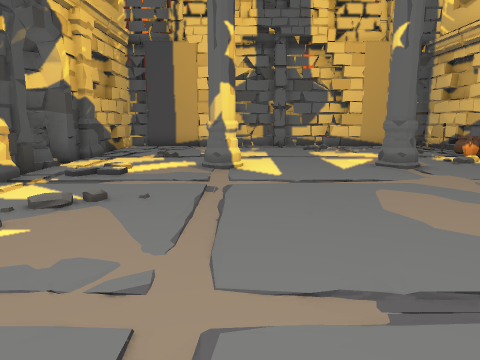
View 1 (above)

21 first-person views from a walk through a scene from a Unity 3-D project. The camera is 1.3 m above the floor, tilts 10° down and sees 70° across. The floor is counted in squares, 1 m on a side. Each view is taken from the middle of a square. On the plan, view 1 faces up. The plan holds only what a view shows up to about 15 squares ahead; the rest is blank. The place goes on beyond the plan. The player is left out.

View 2
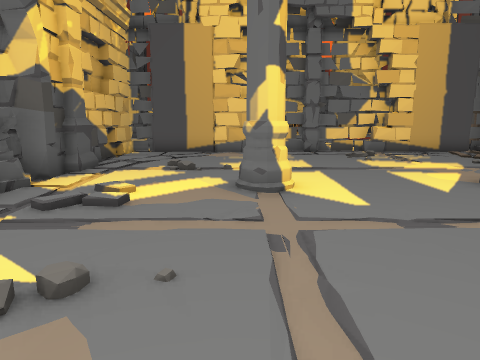

View 3
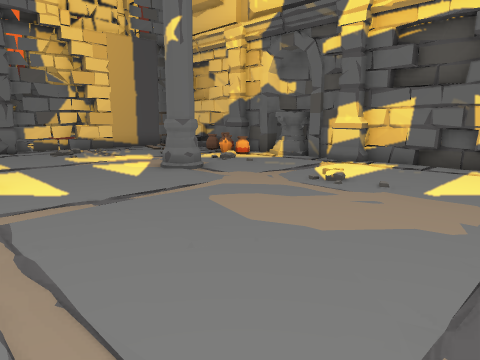

View 4
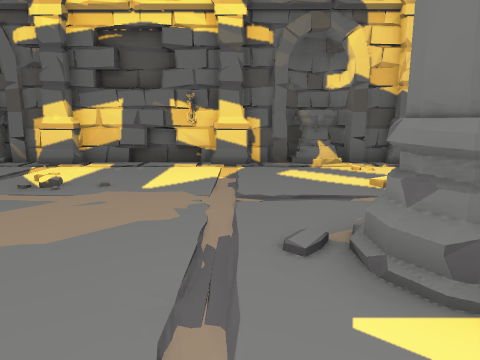

View 5
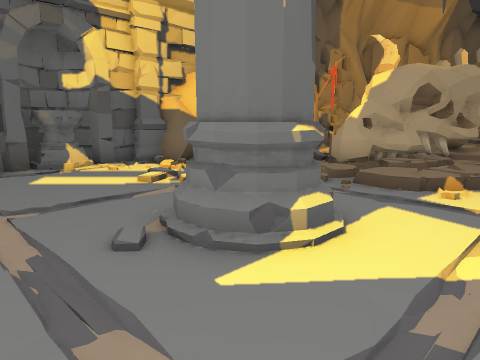

View 6
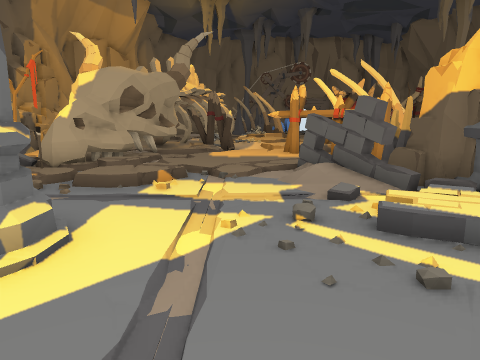

View 7
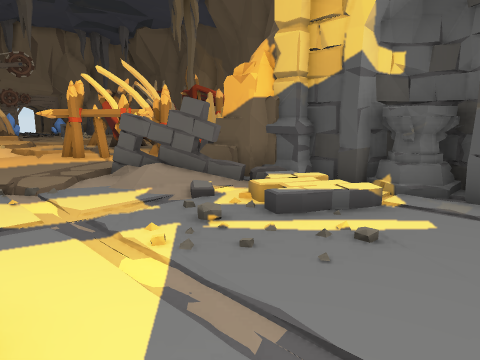

View 8
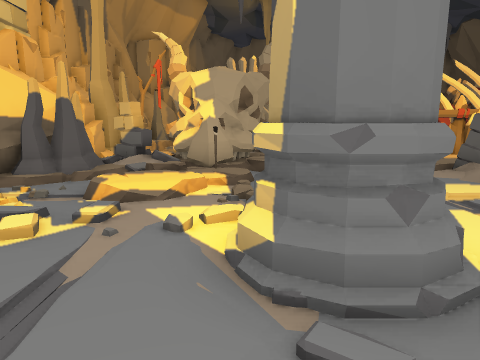

View 9
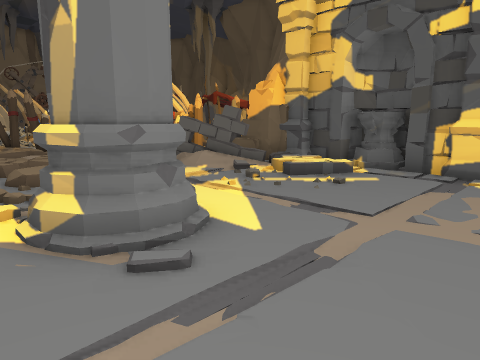

View 10
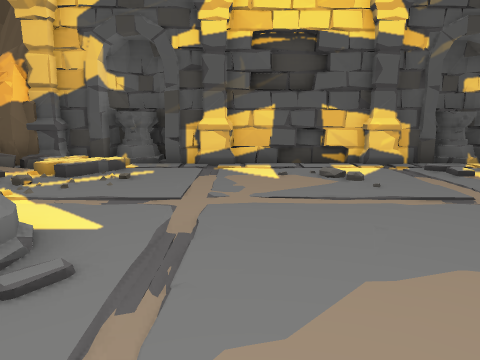

View 11
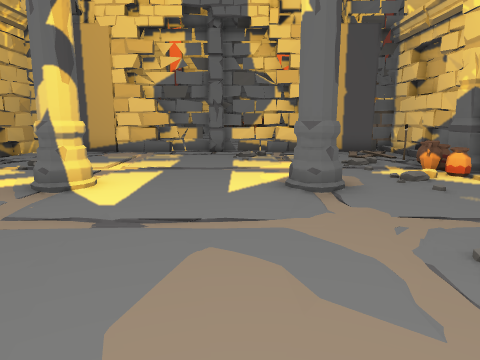

View 12
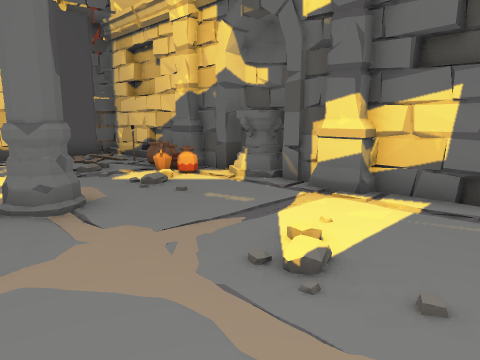

View 13
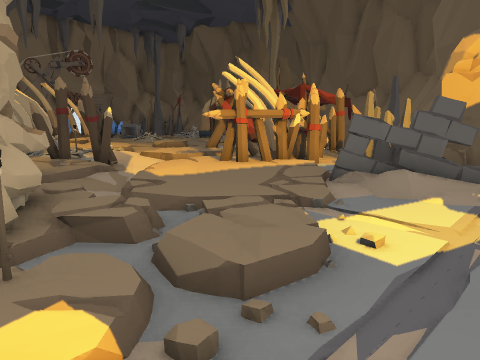

View 14
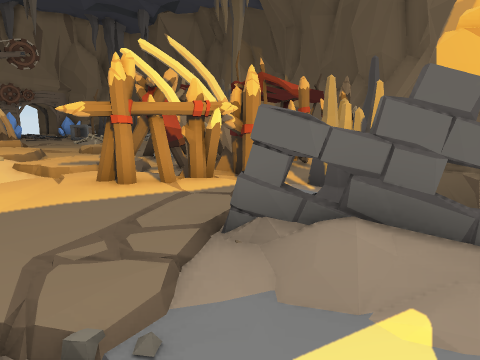

View 15
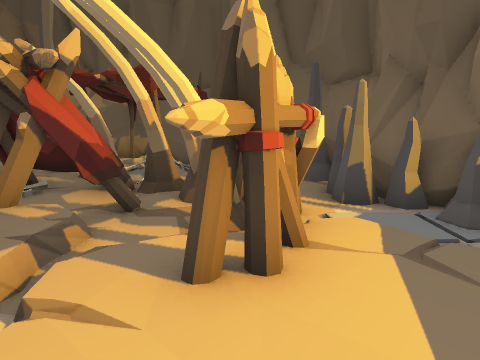

View 16
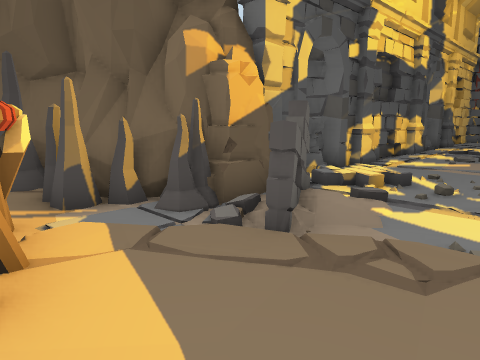

View 17
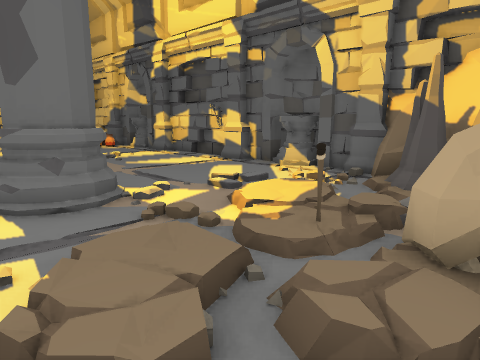

View 18
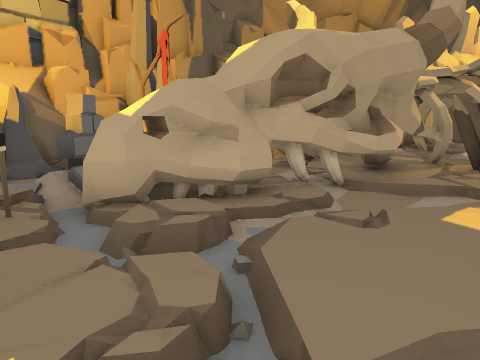

View 19
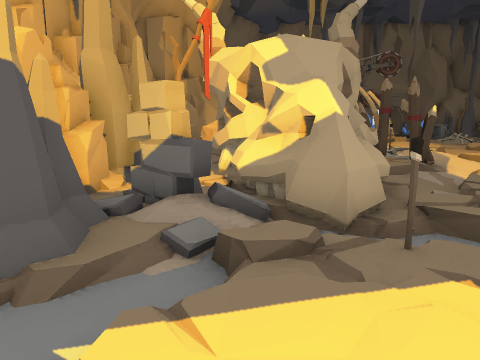

View 20
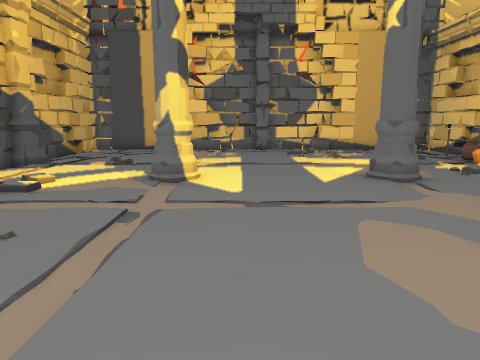

View 21
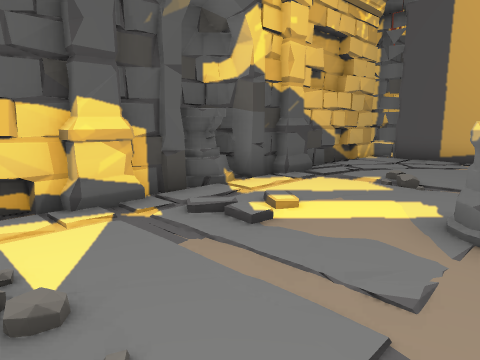

### Floor plan
Key: @ floor where view 1 was taken; # wall or solid block; x gap in a wall; . main floor; : floor 0.25 m higher than the main floor; / step, stairs or slope; = window, fence, low wall or low ledge; ^ raised ledge; P pillar; A vase; T torch; R rock; S spikes; B barrel; O other object.
Columns run from 9 left of view 1 to 11 right of it. Each row starts with its distance up from view 1.
 20                   B
 19                   B
 18    ####  ###########
 17    x.##### P. ####/#
 16    #............///#
 15    #............//##
 14    #.............O##
 13    #P.............A
 12    #P............AP
 11   ###............A###
 10   #OO....P....P...OO#
  9   ##../...........O##
  8    #///...........##
  7    #P./...........P
  6    # .............#
  5    # //...........##
  4    #=.............##
  3    #P.............T#
  2    #P.............P#
  1   ###.............###
  0   #OO/...@OPO./...OO#
 -1   ##  /....P////..O##
 -2    #P//......././/##
 -3    #O//.....// ./=P
 -4   R#RO /..::/::.:###
 -5   ##O:O.//:.#T::O##
 -6 ###OO.O: :.:=#OOO#
 -7 O=OO..   .  ##=OO#
 -8 S..SSS    :=#^=OO
 -9 SSSS#SSS //####:O##
-10  S###   :/.####= #
-11  ##OO.....##  ####
-12  #OOO  /.S ##
-13  OO.   /.SS#
-14  OO.   :OO##

Where each view was taken, in squares from view 1:
view 1: 0 up, 0 right, facing up
view 2: 3 up, 1 left, facing up
view 3: 2 up, 1 left, facing up-right
view 4: 2 up, 1 left, facing right
view 5: 3 up, 1 left, facing down-right
view 6: 3 up, 1 left, facing down
view 7: 2 up, 1 right, facing down-left
view 8: 3 up, 3 right, facing down
view 9: 4 up, 4 right, facing down-left
view 10: 3 up, 5 right, facing left
view 11: 3 up, 3 right, facing up
view 12: 4 up, 3 right, facing up-right
view 13: 2 down, 4 right, facing down-left
view 14: 3 down, 0 right, facing down-left
view 15: 9 down, 0 right, facing left
view 16: 9 down, 0 right, facing up-left
view 17: 7 down, 0 right, facing up-right
view 18: 4 down, 1 left, facing down-right
view 19: 2 down, 5 right, facing down
view 20: 2 up, 1 right, facing up
view 21: 5 up, 0 right, facing up-left
